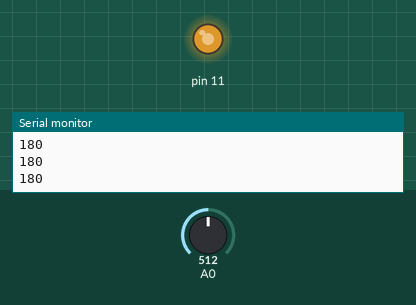
The sketch below on a simulated Arduino Uno, built with avr-gcc and run on an emulated ATmega328P. On the bench: output pins drawn as LEDs (lit = HIGH), the last lines printed to the serial monitor. Inputs (shaded band) come from the test bench; at power-on: A0 = 512.

Above: at 1.2 s.
1.3 s: A0 set to 716
At 2.5 s:
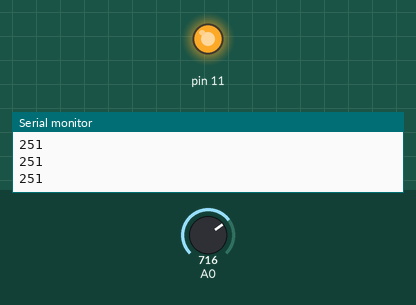
2.8 s: A0 set to 900
At 3.7 s:
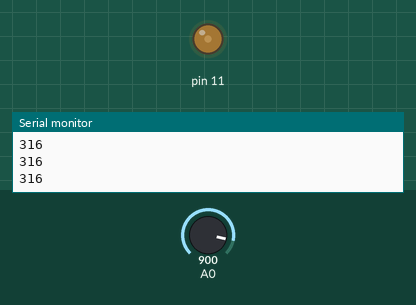
4.3 s: A0 set to 1023
At 4.8 s:
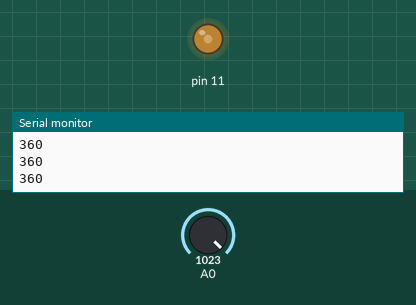
5.8 s: A0 set to 0
At 7.2 s:
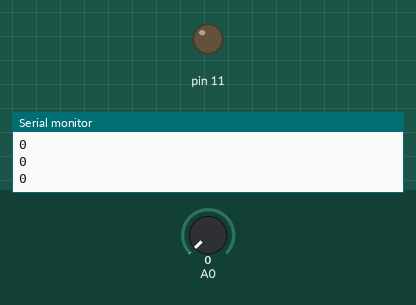
Timing chart, 0 to 8.3 s (numbered marks = the images above; inputs shaded):
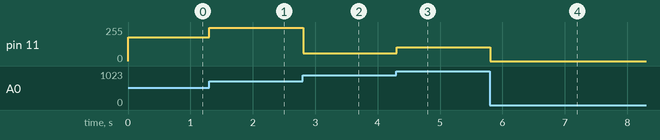

Measured:
- after the input at 1.3 s, pin 11: 180/255 → 251/255 at once
- after the input at 2.8 s, pin 11: 251/255 → 60/255 at once
- after the input at 4.3 s, pin 11: 60/255 → 104/255 at once
- after the input at 5.8 s, pin 11: 104/255 → 0/255 at once

The sketch:

potentiometer_controlled_servo1.ino
```cpp
// C++ code
//
int sensorValue = 0;

void setup()
{
  pinMode(A0, INPUT);
  Serial.begin(9600);
  pinMode(11, OUTPUT);
}

void loop()
{
  // read the value from the sensor
  sensorValue = map(analogRead(A0), 0, 1023, 0, 360);
  Serial.println(sensorValue);
  analogWrite(11, sensorValue);
  delay(10); // Delay a little bit to improve simulation performance
}
```
